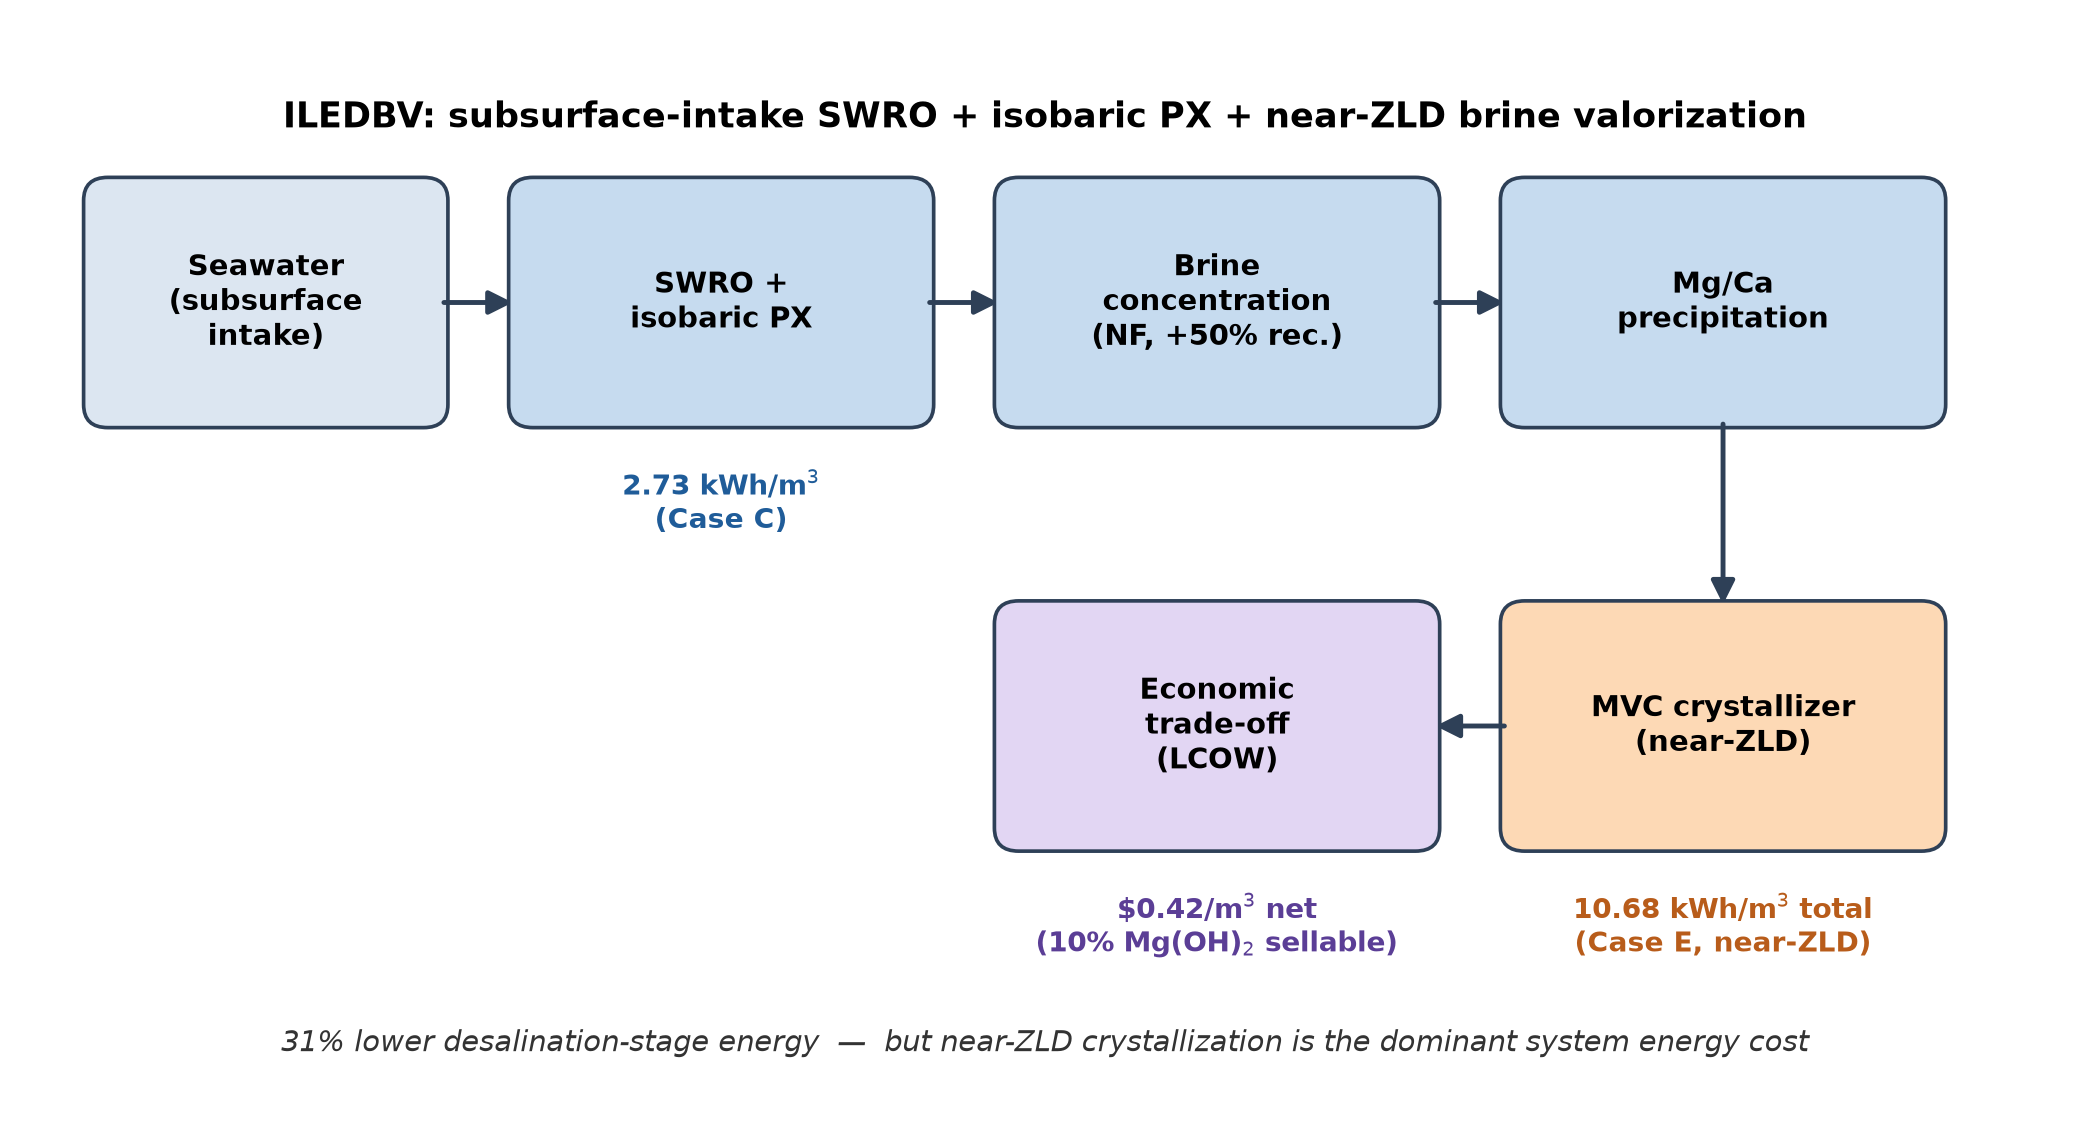

The script that saved this image:
#!/usr/bin/env python3
"""
Programmatic graphical abstract for the ILEDBV manuscript.

Built entirely with matplotlib shapes/text/arrows -- deliberately NOT a
general-purpose generative-AI image, consistent with Elsevier's current
graphical-abstract policy (reviewer item #13).
"""
import matplotlib
matplotlib.use("Agg")
import matplotlib.pyplot as plt
from matplotlib.patches import FancyBboxPatch, FancyArrowPatch
from matplotlib.lines import Line2D

fig, ax = plt.subplots(figsize=(9.5, 5.2))
ax.set_xlim(0, 10)
ax.set_ylim(0, 5.6)
ax.axis("off")

boxes = [
    (0.3, 3.6, 1.7, 1.2, "Seawater\n(subsurface\nintake)", "#DCE6F1"),
    (2.4, 3.6, 2.0, 1.2, "SWRO +\nisobaric PX", "#C6DBEF"),
    (4.8, 3.6, 2.1, 1.2, "Brine\nconcentration\n(NF, +50% rec.)", "#C6DBEF"),
    (7.3, 3.6, 2.1, 1.2, "Mg/Ca\nprecipitation", "#C6DBEF"),
    (7.3, 1.4, 2.1, 1.2, "MVC crystallizer\n(near-ZLD)", "#FDD9B5"),
    (4.8, 1.4, 2.1, 1.2, "Economic\ntrade-off\n(LCOW)", "#E2D6F3"),
]
for x, y, w, h, label, color in boxes:
    ax.add_patch(FancyBboxPatch((x, y), w, h, boxstyle="round,pad=0.05,rounding_size=0.12",
                                 linewidth=1.2, edgecolor="#2E4057", facecolor=color))
    ax.text(x + w / 2, y + h / 2, label, ha="center", va="center", fontsize=9.5, weight="bold")

arrow_kw = dict(arrowstyle="-|>", mutation_scale=16, color="#2E4057", lw=1.6)
ax.add_patch(FancyArrowPatch((2.0, 4.2), (2.4, 4.2), **arrow_kw))
ax.add_patch(FancyArrowPatch((4.4, 4.2), (4.8, 4.2), **arrow_kw))
ax.add_patch(FancyArrowPatch((6.9, 4.2), (7.3, 4.2), **arrow_kw))
ax.add_patch(FancyArrowPatch((8.35, 3.6), (8.35, 2.6), **arrow_kw))
ax.add_patch(FancyArrowPatch((7.3, 2.0), (6.9, 2.0), **arrow_kw))

ax.text(3.4, 3.35, "2.73 kWh/m$^3$\n(Case C)", ha="center", va="top", fontsize=9, color="#1F5C99", weight="bold")
ax.text(8.35, 1.15, "10.68 kWh/m$^3$ total\n(Case E, near-ZLD)", ha="center", va="top", fontsize=9, color="#B85C1A", weight="bold")
ax.text(5.85, 1.15, "\\$0.42/m$^3$ net\n(10% Mg(OH)$_2$ sellable)", ha="center", va="top", fontsize=9, color="#5B3E96", weight="bold")

ax.text(5.0, 5.25, "ILEDBV: subsurface-intake SWRO + isobaric PX + near-ZLD brine valorization",
        ha="center", va="top", fontsize=11.5, weight="bold")
ax.text(5.0, 0.35, "31% lower desalination-stage energy  —  but near-ZLD crystallization is the dominant system energy cost",
        ha="center", va="center", fontsize=9.5, style="italic", color="#333333")

plt.tight_layout()
plt.savefig("graphical_abstract.png", dpi=220)
print("saved graphical_abstract.png")
